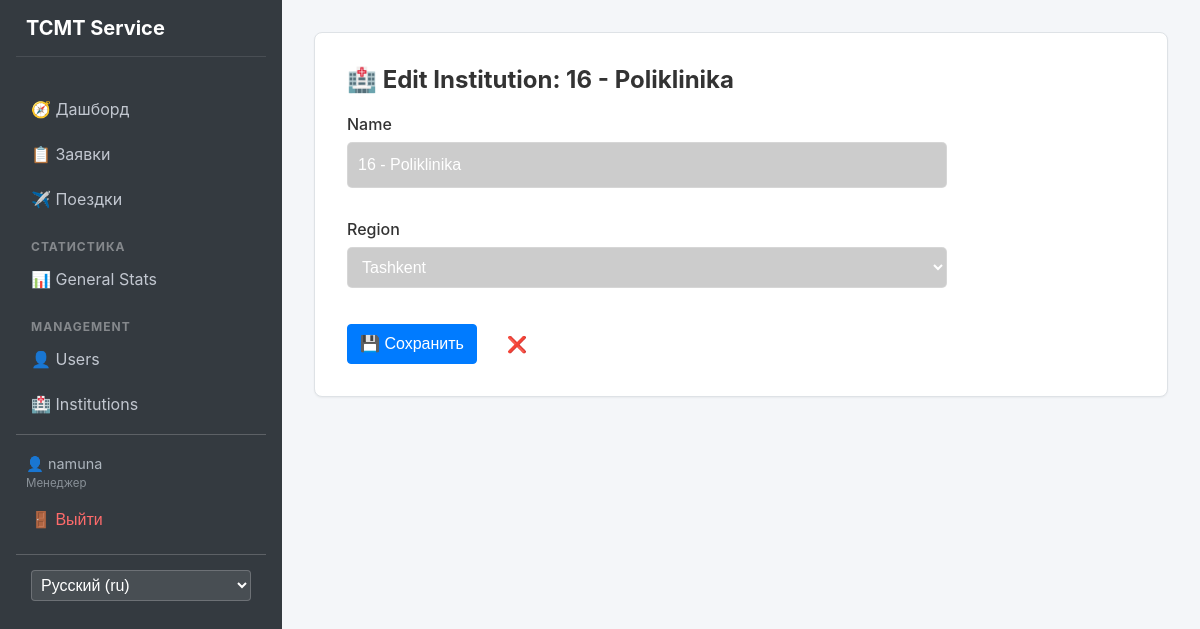
The page /core/institutions/1/update/ (signed in) on the database its author committed.
### apps/users/models.py (models this page shows, shortened)
class User(AbstractUser):
    class Role(models.TextChoices):
        ADMIN = 'admin', 'Администратор'
        MANAGER = 'manager', 'Менеджер'
        USER = 'user', 'Пользователь'
    full_name = models.CharField(max_length=255)
    passport = models.CharField(max_length=20)
    role = models.CharField(
        max_length=20,
        choices=Role.choices,
        default=Role.USER
    )

### apps/core/models.py (models this page shows, shortened)
class Institution(models.Model):
    name = models.CharField(max_length=255)
    region = models.ForeignKey(Region, on_delete=models.CASCADE)

### apps/core/views.py (the view)
# urls.py: path('institutions/<int:pk>/update/', views.InstitutionUpdateView.as_view(), name='institution_update'),
class InstitutionUpdateView(LoginRequiredMixin, StaffRequiredMixin, UpdateView):
    model = Institution
    form_class = InstitutionForm
    template_name = 'core/institution_form.html'
    success_url = reverse_lazy('core:institution_list')

### apps/core/forms.py
class InstitutionForm(forms.ModelForm):
    class Meta:
        model = Institution
        fields = ['name', 'region']

### apps/core/models.py (called while the page is built)
    def __str__(self):
        return self.name

### apps/core/views.py (called while the page is built)
    def dispatch(self, request, *args, **kwargs):
        if not request.user.is_authenticated or request.user.role not in [User.Role.ADMIN, User.Role.MANAGER]:
            raise PermissionDenied
        return super().dispatch(request, *args, **kwargs)

### templates/core/institution_form.html (shortened to what this page needs)
{% extends 'base.html' %}
{% load i18n %}
{% block content %}
<div class="glass-container">
    <h2 style="color: white; margin-bottom: 20px;">
        {% if object %}
        🏥 {% trans "Edit Institution" %}: {{ object.name }}
        {% else %}
        🏥 {% trans "Create Institution" %}
        {% endif %}
    </h2>
    <form method="post" class="form-grid" style="max-width: 600px;">
        {% for field in form %}
        <div class="form-group">
            <label style="color: rgba(255,255,255,0.7);">{{ field.label }}</label>
            {{ field }}
        </div>
        {% endfor %}
        <div style="margin-top: 20px; display: flex; gap: 10px;">
            <button type="submit" class="btn-primary">💾 {% trans "Save" %}</button>
            <a href="{% url 'core:institution_list' %}" class="btn-secondary"
                style="text-decoration: none; padding: 10px 20px; border-radius: 5px; background: rgba(255,255,255,0.1); color: white;">❌
                {% trans "Cancel" %}</a>
        </div>
    </form>
</div>
{% endblock %}

### templates/base.html (shortened to what this page needs)
<!DOCTYPE html>
<html lang="ru">
<head>
    {% load static %}
    {% load i18n %}
    <link rel="stylesheet" href="{% static 'css/style.css' %}">
</head>
<body>
    <div class="app-container">
        {% if user.is_authenticated %}
        <aside class="sidebar">
            <h2 style="color: white !important; border-bottom: 1px solid rgba(255,255,255,0.1);">TCMT Service</h2>
            <nav>
                <a href="{% url 'index' %}">🧭 {% trans "Dashboard" %}</a>
                <a href="{% url 'requests:list' %}">📋 {% trans "Requests" %}</a>
                <a href="{% url 'trips:list' %}">✈️ {% trans "Trips" %}</a>
                <div class="menu-divider">{% trans "Statistics" %}</div>
                <a href="{% url 'stats' %}">📊 {% trans "General Stats" %}</a>
                {% if user.role == 'admin' or user.role == 'manager' %}
                <div class="menu-divider">{% trans "Management" %}</div>
                <a href="{% url 'users:list' %}">👤 {% trans "Users" %}</a>
                <a href="{% url 'core:institution_list' %}">🏥 {% trans "Institutions" %}</a>
                {% endif %}
                <hr style="border-color: rgba(255,255,255,0.2); margin: 10px 0;">
                <div style="padding: 10px; font-size: 0.9em; color: #adb5bd;">
                    👤 {{ user.username }} <br>
                    <span style="font-size: 0.8em; opacity: 0.7;">{{ user.get_role_display }}</span>
                </div>
                <form action="{% url 'users:logout' %}" method="post" style="padding: 0; margin: 0;">
                    <button type="submit"
                        style="background: none; border: none; color: #ff6b6b; cursor: pointer; padding: 10px 15px; width: 100%; text-align: left; font-size: 1rem;">🚪
                        {% trans "Logout" %}</button>
                </form>
                <hr style="border-color: rgba(255,255,255,0.2); margin: 15px 0;">
                <form action="{% url 'set_language' %}" method="post" style="padding: 0 15px;">
                    <select name="language" onchange="this.form.submit()"
                        style="width: 100%; padding: 5px; background: rgba(255,255,255,0.1); color: white; border: 1px solid rgba(255,255,255,0.2); border-radius: 4px;">
                        {% get_current_language as LANGUAGE_CODE %}
                        {% get_available_languages as LANGUAGES %}
                        {% get_language_info_list for LANGUAGES as languages %}
                        {% for language in languages %}
                        <option value="{{ language.code }}" {% if language.code == LANGUAGE_CODE %} selected{% endif %}>
                            {{ language.name_local }} ({{ language.code }})
                        </option>
                        {% endfor %}
                    </select>
                </form>
            </nav>
        </aside>
        {% endif %}
        <main class="main-content">
            {% block content %}
            {% endblock %}
        </main>
    </div>
</body>
</html>

### static/css/style.css (style rules this page uses)
:root { --bg-body: #f4f6f9; --bg-card: #ffffff; --bg-sidebar: #343a40; --text-primary: #333333; --text-secondary: #6c757d; --text-white: #ffffff; --border-color: #dee2e6; --primary-color: #007bff; --primary-hover: #0056b3; --shadow-sm: 0 1px 2px rgba(0, 0, 0, 0.05); --shadow-md: 0 4px 6px rgba(0, 0, 0, 0.1); }
body { margin: 0; font-family: -apple-system, BlinkMacSystemFont, "Segoe UI", Roboto, "Helvetica Neue", Arial, sans-serif; background-color: var(--bg-body); color: var(--text-primary); min-height: 100vh; }
.app-container { display: flex; min-height: 100vh; }
.sidebar { width: 250px; background-color: var(--bg-sidebar); color: var(--text-white); display: flex; flex-direction: column; padding: 1rem; }
.sidebar h2 { font-size: 1.25rem; margin-bottom: 2rem; padding-left: 10px; border-bottom: 1px solid rgba(255, 255, 255, 0.1); padding-bottom: 1rem; }
.sidebar nav a { display: block; color: #c2c7d0; text-decoration: none; padding: 10px 15px; margin-bottom: 5px; border-radius: 4px; transition: all 0.2s; }
.menu-divider { padding: 15px 15px 5px; font-size: 0.75rem; text-transform: uppercase; letter-spacing: 1px; color: rgba(255, 255, 255, 0.4); font-weight: bold; }
.main-content { flex: 1; padding: 2rem; overflow-y: auto; }
.glass-container { background: var(--bg-card); border-radius: 8px; box-shadow: var(--shadow-sm); border: 1px solid var(--border-color); padding: 2rem; backdrop-filter: none; -webkit-backdrop-filter: none; }
label { display: block; margin-bottom: 0.5rem; font-weight: 500; color: var(--text-primary) !important; }
input, select, textarea { width: 100%; padding: 0.375rem 0.75rem; font-size: 1rem; line-height: 1.5; color: #495057; background-color: #fff; background-clip: padding-box; border: 1px solid #ced4da; border-radius: 0.25rem; transition: border-color .15s ease-in-out, box-shadow .15s ease-in-out; box-sizing: border-box; margin-bottom: 1rem; }
button.btn-primary, .btn-primary { display: inline-block; font-weight: 400; text-align: center; vertical-align: middle; cursor: pointer; background-color: var(--primary-color); border: 1px solid var(--primary-color); padding: 0.375rem 0.75rem; font-size: 1rem; line-height: 1.5; border-radius: 0.25rem; color: #fff !important; transition: color .15s ease-in-out, background-color .15s ease-in-out; text-decoration: none; }
h1, h2, h3, h4 { margin-top: 0; color: var(--text-primary) !important; }
hr { border: 0; border-top: 1px solid var(--border-color); }

### templates/core/institution_form.html (style rules this page uses)
.form-group { margin-bottom: 15px; }
.form-group input, .form-group select { width: 100%; padding: 10px; border-radius: 5px; border: 1px solid rgba(255, 255, 255, 0.2); background: rgba(0, 0, 0, 0.2); color: white; }

### rows shown on the page
User: username "namuna", role "Менеджер"
Institution: name "16 - Poliklinika", form "16 - Poliklinika" "Tashkent"

### other values the page prints
{{ field.label }} "Name" "Region"
form field language "Русский (ru)"
